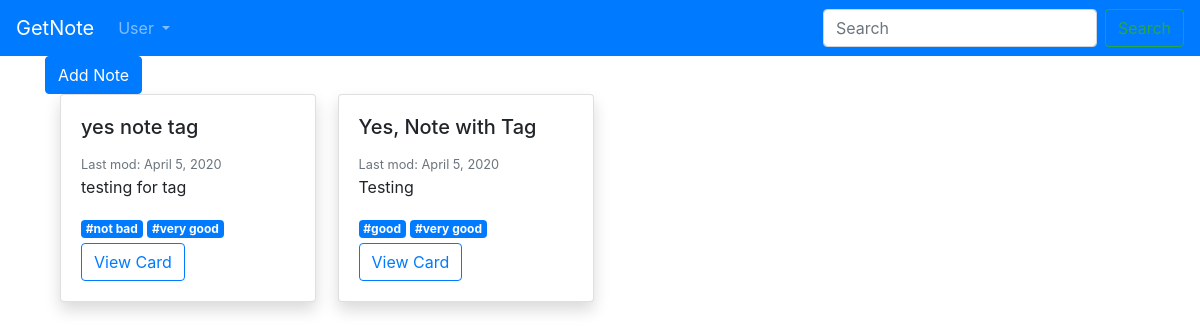
Page / (signed in) on the earlier database version.
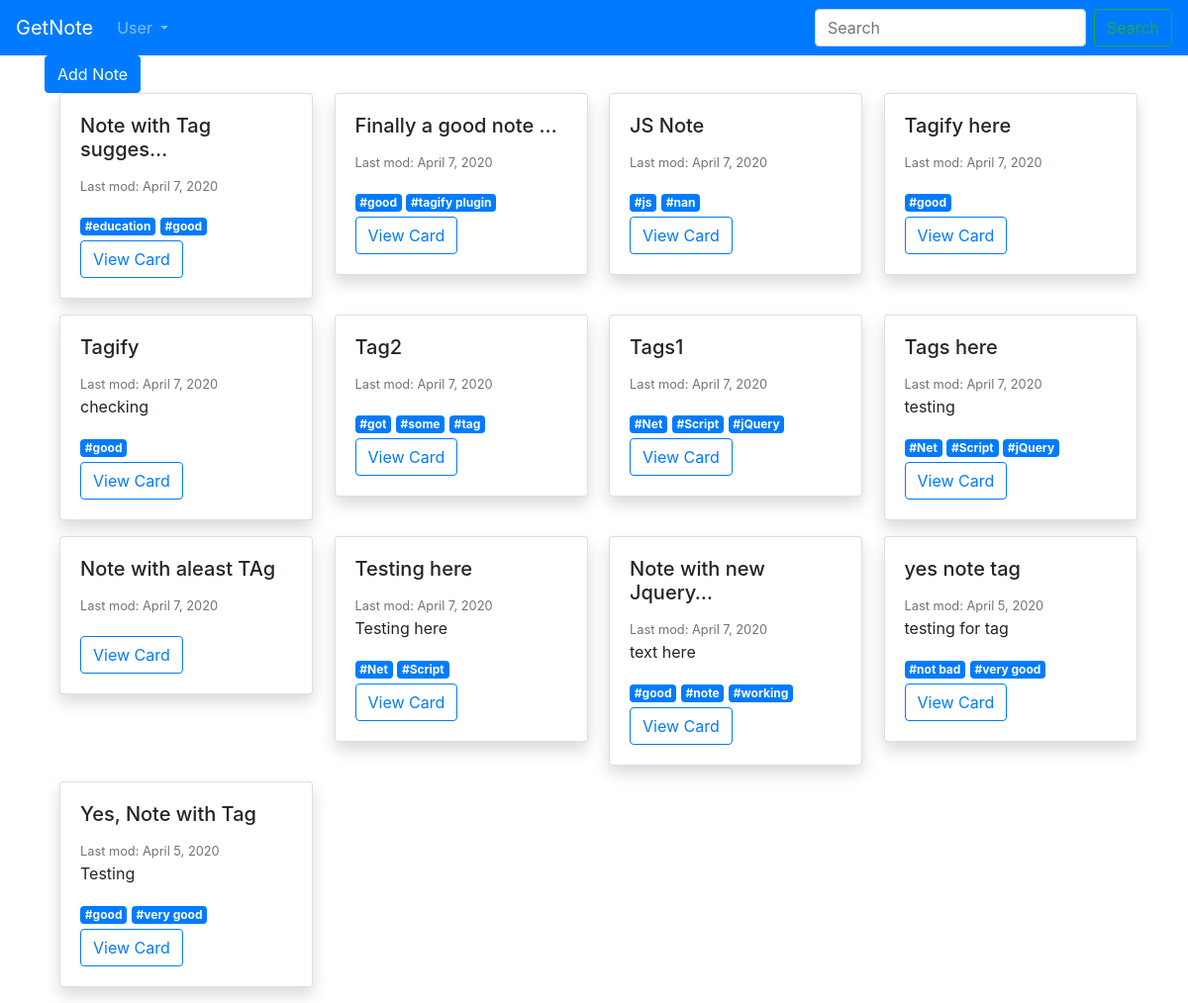
Same page on the later database version.
### note/models.py (models this page shows, shortened)
class Note(models.Model):
    user = models.ForeignKey(settings.AUTH_USER_MODEL,on_delete=models.CASCADE)
    title = models.CharField(max_length=30)
    text = models.TextField(null=True,blank=True)
    tags = models.ManyToManyField(Tag)
    created_date = models.DateTimeField(auto_now_add=True)
    last_modified = models.DateTimeField(auto_now=True)
    slug = models.SlugField(null=False,unique=True)
    class Meta:
        ordering= ['-last_modified']
    def getNoteTags(self):
        return self.tags.all()

class Tag(models.Model):
    name = models.CharField(max_length=50,unique=True)
    slug = models.SlugField(null=False,unique=True)
    class Meta:
        ordering= ['name']

### generic_views.py (the view)
# urls.py: path('',HomePage.as_view() ,name='home_page'),
class HomePage(ListView):
    template_name = "base/home_page.html"
    model = Note
    def get_queryset(self):
        queryset = super(HomePage, self).get_queryset()
        if self.request.user.is_authenticated:
            user = self.request.user
            queryset = Note.objects.filter(user_id=user.id)
        else:
            queryset = Note.objects.none()
        return queryset
    def get_context_data(self, **kwargs):
        context = super(HomePage, self).get_context_data(**kwargs)
        if self.request.user.is_authenticated:
            tagList = ""
            for q in getDistinctUserTags(self.request):
                tagList+=q.name+","
            context['tagList']=tagList[:len(tagList)-1]
        return context

### accounts/models.py (called while the page is built)
    @property
    def is_active(self):
        return self.active

### note/views.py (called while the page is built)
def getDistinctUserTags(request):
    user = request.user
    return Tag.objects.filter(note__user=user).distinct()

### templates/base/home_page.html
{% extends 'base.html' %}
{% block content %}
    {% if user.is_authenticated %}
        {% include 'snippet/note.html' %}
        {% include 'list_note.html' with note_list=object_list %}
    {% else %}
        <div class="alert alert-primary my-4" role="alert">
            <h4 class="text-center">Join GetNote to add notes here.</h4>
        </div>
    {% endif %}
{% endblock content %}

### note/templates/list_note.html
<div class="container">
    <div class="row note-list-row">
        {% if note_list %}
            {% for note in note_list %}
                <div class="col-3">
                    {% include 'snippet/preview.html' with note=note %}
                </div>
            {% endfor %}
        {% else %}
            <p id="empty-note-msg">You have empty Note, Create Now</p>
        {% endif %}
    </div>
</div>

### note/templates/snippet/preview.html
<div class="card shadow mb-3 bg-white rounded" style="width: 16rem;">
    <div class="card-body">
        <h5 class="card-title">{{ note.title|truncatechars:21 }}</h5>
        <small class="card-subtitle mb-2 pt-2 text-muted">Last mod: {{ note.last_modified.date }}</small>
        <br>
        <p class="card-text">{{ note.text|truncatechars:80 }}</p>
        <div class="diplay:flex">
            {% for tag in note.getNoteTags %}
                <a href="{% url 'note:tag_filter' tag.slug %}" class="badge badge-primary">#{{ tag.name }}</a>
            {% endfor %}
        </div>
        <button type="button" class="btn btn-outline-primary mt-1">View Card</button>
    </div>
</div>

Differences in the rows shown:
added Note: title "Note with Tag sugges…", last_modified "April 7, 2020", Tag (name "good")
added Tag: name "education", shown under "Note with Tag sugges…"
added Note: title "Finally a good note …", last_modified "April 7, 2020", Tag (name "good")
added Tag: name "tagify plugin", shown under "Finally a good note …"
added Note: title "JS Note", last_modified "April 7, 2020"
added Tag: name "js", shown under "JS Note"
added Tag: name "nan", shown under "JS Note"
added Note: title "Tagify here", last_modified "April 7, 2020", Tag (name "good")
added Note: title "Tagify", last_modified "April 7, 2020", text "checking", Tag (name "good")
added Note: title "Tag2", last_modified "April 7, 2020"
added Tag: name "got", shown under "Tag2"
added Tag: name "some", shown under "Tag2"
added Tag: name "tag", shown under "Tag2"
added Note: title "Tags1", last_modified "April 7, 2020"
added Tag: name "Net"
added Tag: name "Script"
added Tag: name "jQuery"
added Note: title "Tags here", last_modified "April 7, 2020", text "testing"
added Note: title "Note with aleast TAg", last_modified "April 7, 2020"
added Note: title "Testing here", last_modified "April 7, 2020", text "Testing here"
added Note: title "Note with new Jquery…", last_modified "April 7, 2020", text "text here", Tag (name "good")
added Tag: name "note", shown under "Note with new Jquery…"
added Tag: name "working", shown under "Note with new Jquery…"
